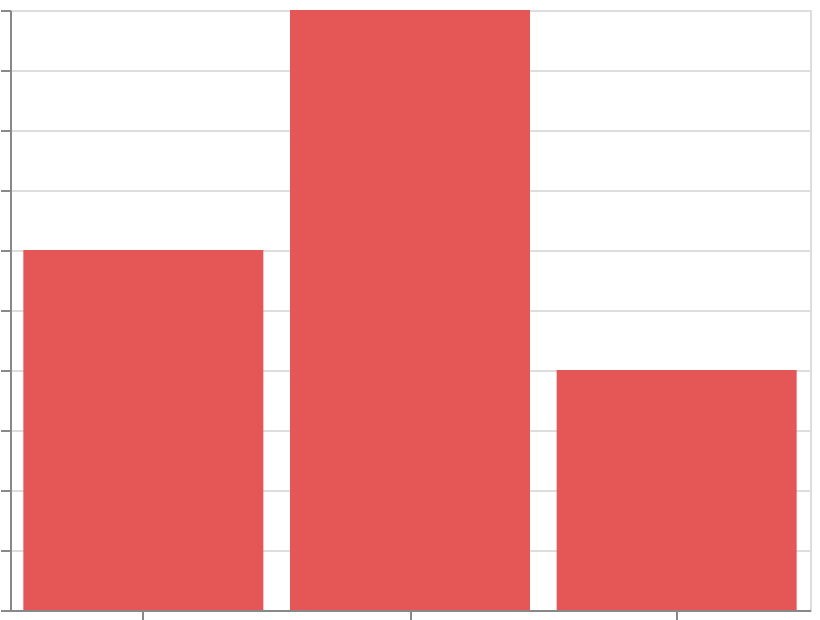

Describe this chart as a Vega-Lite specification.
### Vega-Lite specification from a JSON file in a GitHub repository (floating-point values rounded to 4 significant figures)
{"$schema": "https://vega.github.io/schema/vega-lite/v6.json", "width": 400, "height": 300, "padding": 5, "autosize": "none", "data": {"name": "table", "values": [{"cat": "A", "val": 3}, {"cat": "B", "val": 5}, {"cat": "C", "val": 2}]}, "mark": {"type": "bar", "color": "#e45756"}, "encoding": {"x": {"field": "cat", "type": "nominal"}, "y": {"field": "val", "type": "quantitative"}}}
